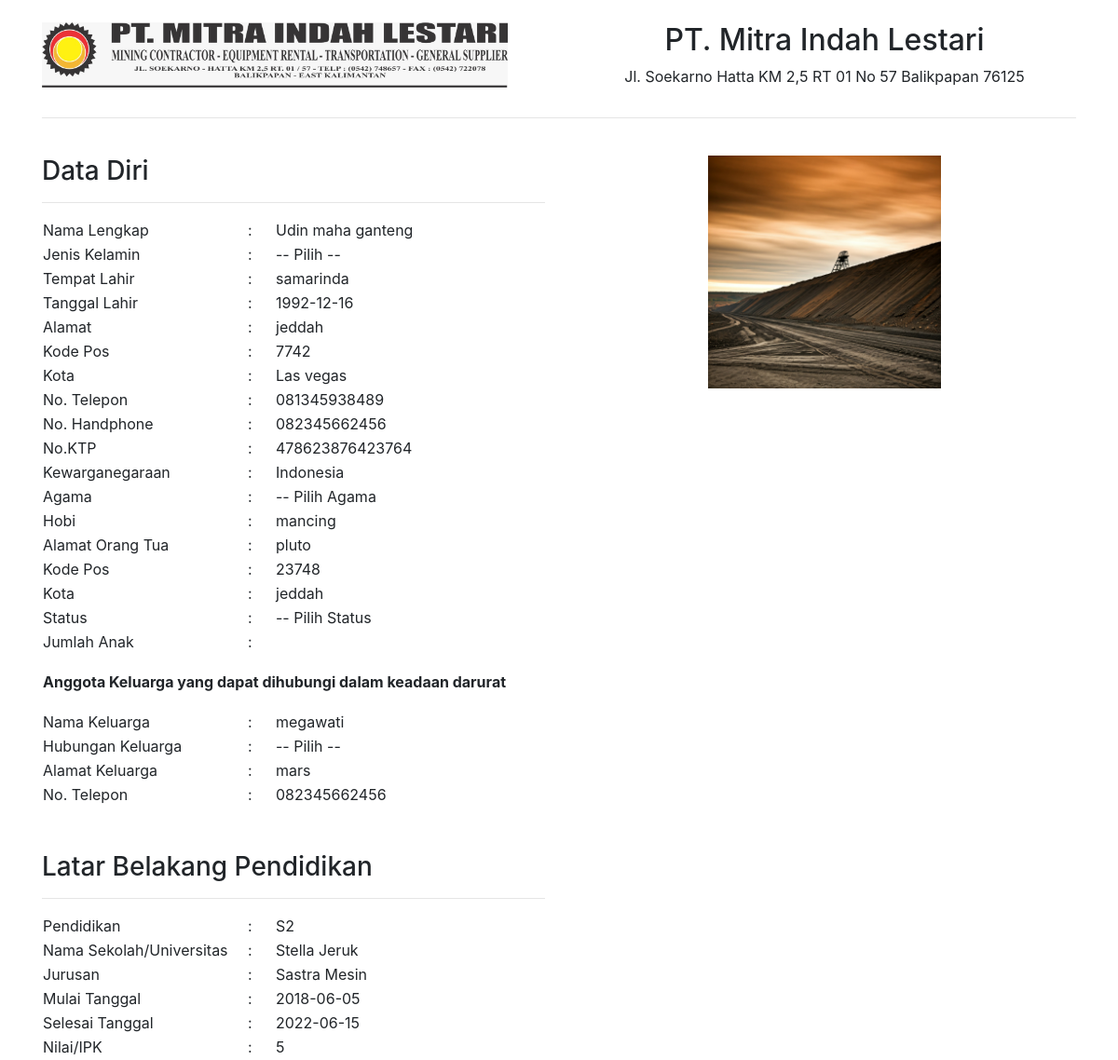
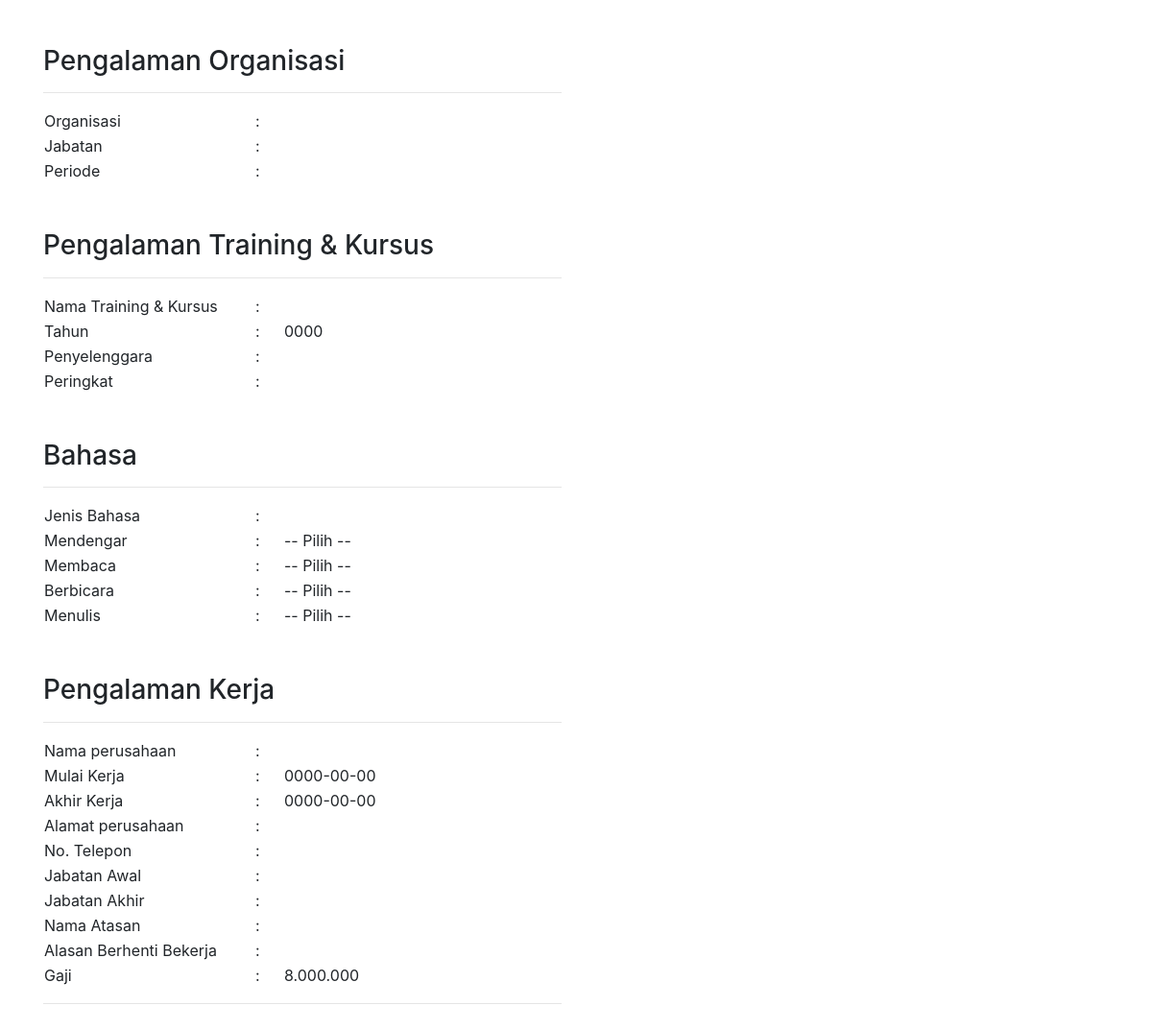
The page /pelamar/lihat_plmr.php?id_pelamar=320016 (signed in) on the database its author committed (2 pictures, top to bottom).
### tables this page shows
CREATE TABLE `pelamar` (
  `id_pelamar` int(5) NOT NULL,
  `posisi_pekerjaan` varchar(20) NOT NULL,
  `lokasi_seleksi` varchar(13) NOT NULL,
  `username` varchar(40) NOT NULL,
  `password` varchar(18) NOT NULL,
  `nama` varchar(40) NOT NULL,
  `jekel` varchar(15) NOT NULL,
  `tempat_lhr` varchar(25) NOT NULL,
  `tgl_lhr` date NOT NULL,
  `alamat` varchar(40) NOT NULL,
  `kodepos` varchar(15) NOT NULL,
  `kota` varchar(15) NOT NULL,
  `no_tlp` varchar(20) NOT NULL,
  `no_hp` varchar(20) NOT NULL,
  `ktp` varchar(16) NOT NULL,
  `negara` varchar(20) NOT NULL,
  `agama` varchar(15) NOT NULL,
  `hobi` varchar(10) NOT NULL,
  `alamat_ortu` varchar(35) NOT NULL,
  `kodepos_ortu` varchar(15) NOT NULL,
  `kota_ortu` varchar(15) NOT NULL,
  `status` varchar(15) NOT NULL,
  `jml_anak` varchar(10) NOT NULL,
  `nm_kel` varchar(35) NOT NULL,
  `hubungan` varchar(20) NOT NULL,
  `alamat_kel` varchar(35) NOT NULL,
  `no_kel` varchar(15) NOT NULL,
  `pendidikan` varchar(15) NOT NULL,
  `nm_sekolah` varchar(30) NOT NULL,
  `jurusan` varchar(30) NOT NULL,
  `tgl_mulai` date NOT NULL,
  `tgl_selesai` date NOT NULL,
  `nilai` float NOT NULL,
  `organisasi` varchar(35) NOT NULL,
  `jabatan` varchar(25) NOT NULL,
  `periode_org` varchar(20) NOT NULL,
  `nm_kursus` varchar(30) NOT NULL,
  `tahun` year(4) NOT NULL,
  `penyelenggara` varchar(25) NOT NULL,
  `peringkat` varchar(15) NOT NULL,
  `bahasa` varchar(15) NOT NULL,
  `dengar` varchar(15) NOT NULL,
  `baca` varchar(15) NOT NULL,
  `bicara` varchar(15) NOT NULL,
  `tulis` varchar(15) NOT NULL,
  `nm_pt` varchar(25) NOT NULL,
  `tgl_awal` date NOT NULL,
  `tgl_akhir` date NOT NULL,
  `almt_pt` varchar(35) NOT NULL,
  `tlp_pt` varchar(15) NOT NULL,
  `jabat_awal` varchar(20) NOT NULL,
  `jabat_akhir` varchar(20) NOT NULL,
  `nm_atasan` varchar(30) NOT NULL,
  `alasan` varchar(100) NOT NULL,
  `gaji` varchar(20) NOT NULL,
  `dokumen` longtext NOT NULL,
  `foto` longtext NOT NULL,
  `file_sertifikat` longtext NOT NULL
);

### pelamar/lihat_plmr.php (the view, shortened to what this page needs)
<?php
	include"koneksi.php";
	$id_pelamar = $_GET['id_pelamar'];
	$query = "SELECT * FROM pelamar where id_pelamar=$id_pelamar";
	$sql = mysqli_query($connect, $query);
	while ($data = mysqli_fetch_array($sql)) {
echo "
<!doctype html>
<html lang='en'>
  <head>
    <link rel='stylesheet' href='https://maxcdn.bootstrapcdn.com/bootstrap/4.0.0-beta.2/css/bootstrap.min.css'>
  </head>
  <body style='background:transparent;'>
  <div class='container'>
  <br>
  <div class='row'>
    <div class='col-sm-6 col-sm-offsite-2'>
      <a href='' class='rounded'>
        <img src='Logo1.JPG' width='500'>
      </a>
    </div>
    <div class='col-sm-6'>
      <h2 class='text-center'>PT. Mitra Indah Lestari </h2>
      <p class='text-center'>Jl. Soekarno Hatta KM 2,5 RT 01 No 57 Balikpapan 76125</p>
    </div>
  </div>
  <hr>
  <br>
   <div class='row'>
  <div class='col-md-6'>
     <h3>Data Diri</h3><hr>
    <table>
      <tr>
        <td width='220'> Nama Lengkap </td>
         <td width='30'> : </td>
        <td>".$data['nama']."</td>
      </tr>
      <tr>
        <td> Jenis Kelamin </td>
         <td> : </td>
        <td>".$data['jekel']."</td>
      </tr>
      <tr>
        <td> Tempat Lahir </td>
         <td> : </td>
        <td>".$data['tempat_lhr']."</td>
      </tr>
      <tr>
        <td> Tanggal Lahir </td>
         <td> : </td>
        <td>".$data['tgl_lhr']."</td>
      </tr>
      <tr>
        <td> Alamat </td>
         <td> : </td>
        <td>".$data['alamat']."</td>
      </tr>
      <tr>
        <td> Kode Pos </td>
         <td> : </td>
        <td>".$data['kodepos']."</td>
      </tr>
      <tr>
        <td> Kota </td>
         <td> : </td>
        <td>".$data['kota']."</td>
      </tr>
      <tr>
        <td> No. Telepon </td>
         <td> : </td>
        <td>".$data['no_tlp']."</td>
      </tr>
      <tr>
        <td> No. Handphone </td>
         <td> : </td>
        <td>".$data['no_hp']."</td>
      </tr>
      <tr>
        <td> No.KTP </td>
         <td> : </td>
        <td>".$data['ktp']."</td>
      </tr>
      <tr>
        <td> Kewarganegaraan </td>
         <td> : </td>
        <td>".$data['negara']."</td>
      </tr>
      <tr>
        <td> Agama </td>
         <td> : </td>
        <td>".$data['agama']."</td>
      </tr>
      <tr>
        <td> Hobi </td>
         <td> : </td>
        <td>".$data['hobi']."</td>
      </tr>
      <tr>
        <td> Alamat Orang Tua </td>
         <td> : </td>
        <td>".$data['alamat_ortu']."</td>
      </tr>
      <tr>
        <td> Kode Pos </td>
         <td> : </td>
        <td>".$data['kodepos_ortu']."</td>
      </tr>
      <tr>
        <td> Kota </td>
         <td> : </td>
        <td>".$data['kota_ortu']."</td>
      </tr>
      <tr>
        <td> Status </td>
         <td> : </td>
        <td>".$data['status']."</td>
      </tr>
      <tr>
        <td> Jumlah Anak </td>
         <td> : </td>
        <td>".$data['jml_anak']."</td>
      </tr>
      <tr height='60'>
        <td colspan='3'><strong>Anggota Keluarga yang dapat dihubungi dalam keadaan darurat</strong></td>
      </tr>
      <tr>
        <td> Nama Keluarga </td>
         <td> : </td>
        <td>".$data['nm_kel']."</td>
      </tr>
      <tr>
        <td> Hubungan Keluarga</td>
         <td> : </td>
        <td>".$data['hubungan']."</td>
      </tr>
      <tr>
        <td> Alamat Keluarga</td>
         <td> : </td>
        <td>".$data['alamat_kel']."</td>
      </tr>
      <tr>
        <td> No. Telepon </td>
         <td> : </td>
        <td>".$data['no_kel']."</td>
      </tr>
    </table>
  <br><br>
  <h3>Latar Belakang Pendidikan</h3>
  <hr>
    <table>
      <tr>
        <td width='220'> Pendidikan </td>
         <td width='30'> : </td>
        <td>".$data['pendidikan']."</td>
      </tr>
      <tr>
        <td> Nama Sekolah/Universitas </td>
         <td> : </td>
        <td>".$data['nm_sekolah']."</td>
      </tr>
       <tr>
        <td> Jurusan </td>
         <td> : </td>
        <td>".$data['jurusan']."</td>
      </tr>
      <tr>
        <td> Mulai Tanggal </td>
         <td> : </td>
        <td>".$data['tgl_mulai']."</td>
      </tr>
      <tr>
        <td> Selesai Tanggal </td>
         <td> : </td>
        <td>".$data['tgl_selesai']."</td>
      </tr>
      <tr>
        <td> Nilai/IPK </td>
         <td> : </td>
        <td>".$data['nilai']."</td>
      </tr>
     </table>
      <br><br>
  <h3>Pengalaman Organisasi</h3>
  <hr>
  <table>
    <tr>
          <td width='220'> Organisasi </td>
          <td width='30'> : </td>
          <td>".$data['organisasi']."</td>
        </tr>
        <tr>
          <td> Jabatan </td>
          <td> : </td>
          <td>".$data['jabatan']."</td>
        </tr>
        <tr>
          <td> Periode </td>
          <td> : </td>
          <td>".$data['periode_org']."</td>
        </tr>
  </table>
  <br><br>
  <h3>Pengalaman Training & Kursus</h3>
  <hr>
  <table>
    <tr>
          <td width='220'> Nama Training & Kursus </td>
          <td width='30'> : </td>
          <td>".$data['nm_kursus']."</td>
        </tr>
        <tr>
          <td> Tahun </td>
          <td> : </td>
          <td>".$data['tahun']."</td>
        </tr>
        <tr>
          <td> Penyelenggara </td>
          <td> : </td>
          <td>".$data['penyelenggara']."</td>
        </tr>
        <tr>
          <td> Peringkat </td>
          <td> : </td>
          <td>".$data['peringkat']."</td>
        </tr>
  </table>
  <br><br>
  <h3>Bahasa</h3>
    <hr>
    <table>
        <tr>
          <td width='220'> Jenis Bahasa </td>
          <td width='30'> : </td>
          <td>".$data['bahasa']."</td>
        </tr>
        <tr>
          <td> Mendengar </td>
           <td> : </td>
          <td>".$data['dengar']."</td>
        </tr>
        <tr>
          <td> Membaca </td>
           <td> : </td>
          <td>".$data['baca']."</td>
        </tr>
        <tr>
          <td> Berbicara</td>
           <td> : </td>
          <td>".$data['bicara']."</td>
        </tr>
        <tr>
          <td> Menulis </td>
           <td> : </td>
          <td>".$data['tulis']."</td>
        </tr>
      </table>
    <br><br>
    <h3>Pengalaman Kerja</h3>
    <hr>
    <table>
      <tr>
          <td width='220'> Nama perusahaan </td>
           <td width='30'> : </td>
          <td>".$data['nm_pt']."</td>
        </tr>
        <tr>
          <td> Mulai Kerja </td>
           <td> : </td>
          <td>".$data['tgl_awal']."</td>
        </tr>
        <tr>
          <td> Akhir Kerja</td>
           <td> : </td>
          <td>".$data['tgl_akhir']."</td>
        </tr>
        <tr>
          <td> Alamat perusahaan </td>
           <td> : </td>
          <td>".$data['almt_pt']."</td>
        </tr>
        <tr>
          <td> No. Telepon</td>
           <td> : </td>
          <td>".$data['tlp_pt']."</td>
        </tr>
         <tr>
          <td> Jabatan Awal </td>
           <td> : </td>
          <td>".$data['jabat_awal']."</td>
        </tr>
         <tr>
          <td> Jabatan Akhir</td>
           <td> : </td>
          <td>".$data['jabat_akhir']."</td>
        </tr>
         <tr>
          <td> Nama Atasan </td>
           <td> : </td>
          <td>".$data['nm_atasan']."</td>
        </tr>
         <tr>
          <td> Alasan Berhenti Bekerja</td>
           <td> : </td>
          <td>".$data['alasan']."</td>
        </tr>
         <tr>
          <td> Gaji </td>
           <td> : </td>
          <td>".$data['gaji']."</td>
        </tr>
    </table>
    <hr>
    <br>
  </div>
  <div class='col-md-6'>
  <div class='container text-center'>
  <img src='uploads/".$data['foto']."' width='250' height='250'><br>
  <br>
</div>
  </div>
</div>
  </div>
  </body>
</html>
";
	}
 ?>

### rows shown on the page
pelamar: nama "Udin maha ganteng", jekel "-- Pilih --", tempat_lhr "samarinda", tgl_lhr "1992-12-16", alamat "jeddah", kodepos "7742", kota "Las vegas", no_tlp "081345938489", no_hp "082345662456", ktp "478623876423764", negara "Indonesia", agama "-- Pilih Agama", hobi "mancing", alamat_ortu "pluto", kodepos_ortu "23748", kota_ortu "jeddah", status "-- Pilih Status", nm_kel "megawati", hubungan "-- Pilih --", alamat_kel "mars", no_kel "082345662456", pendidikan "S2", nm_sekolah "Stella Jeruk", jurusan "Sastra Mesin", tgl_mulai "2018-06-05", tgl_selesai "2022-06-15", nilai "5", tahun "0000", dengar "-- Pilih --", baca "-- Pilih --", bicara "-- Pilih --", tulis "-- Pilih --", tgl_awal "0000-00-00", tgl_akhir "0000-00-00", gaji "8.000.000", foto (picture)
